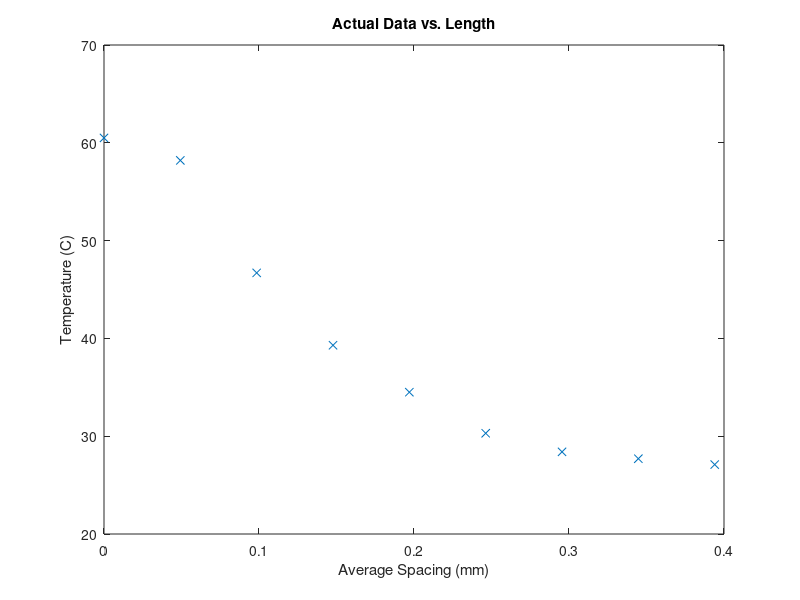
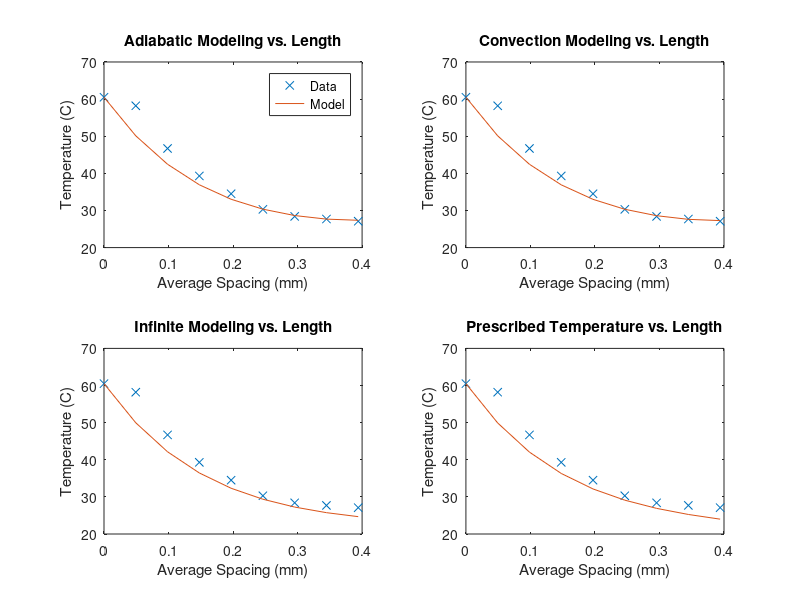

Here is the MATLAB script that generated these plots, in order:
% Lab 5

aveDia = 0.00955; %m
kSlope = (137-110)/(400-300); %HT Textbook
k = 119.09; %at 60.5C for Brass
Ac = (pi/4)*(aveDia)^2; %m^02
L = 0.394; %m OA length
P = pi*aveDia; %perimeter (m)
Tb = 60.5; %C at base IR
Tt = 24.0; %C at tip IR
aveSpa = 0.05018; %m
h = 12; % W/(m^2 * K)Free Convection - textbook estimate
TAir = 22; % C
thetaB = (Tb - TAir);

m = sqrt(h*P/(k*Ac));

x = 0:L/8:L; %close to aveSpa


%constant Conductivity of Material (k) for reference
Ts_Convection_constant_k = ((cosh(m*(L-(x)))+(h/(m*k))*sinh(m*(L-(x))))/(cosh(m*L)+(h/(m*k))*sinh(m*L)))*(thetaB) + TAir;
Ts_Adiabatic_constant_k = cosh(m*(L-x))/(cosh(m*L))*thetaB + TAir;
Ts_Prescribed_Temperature_constant_k = (((Tt-TAir)/thetaB)*sinh(m*x)+sinh(m*(L-x)))/(sinh(m*L))*thetaB+TAir;
Ts_Infinite_constant_k = exp(-m*x)*(thetaB) + TAir;


%below attempts to get the best possible results with a changing Conductivity of Material (k) with
%respect to location. This also changes m since m=f(k)


%make some empty arrays
Ts_Convection= zeros(1,length(x));
Ts_Adiabatic= zeros(1,length(x));
Ts_Prescribed_Temperature= zeros(1,length(x));
Ts_Infinite= zeros(1,length(x));


%just the EQ %model_convection = (cosh(m(L-x))+(h/(m*k))*sinh(m*(L-x)))/(cosh(m*L)+(h/(m*k))*sinh(m*L));
for i2=1:length(x)
   Ts_Convection(i2) = ((cosh(m*(L-(x(i2))))+(h/(m*k))*sinh(m*(L-(x(i2)))))/(cosh(m*L)+(h/(m*k))*sinh(m*L)))*(thetaB) + TAir;
   k = kSlope*((Ts_Convection(i2)+273.15)-300)+110;
   m=sqrt(h*P/(k*Ac));
end

disp('Ts_Convection')
disp(Ts_Convection)

%%%%
%reset m to normal values
k = 119.09;
m = sqrt(h*P/(k*Ac)); 


for i3=1:length(x)
   Ts_Adiabatic(i3) = cosh(m*(L-x(i3)))/(cosh(m*L))*thetaB + TAir;
   k = kSlope*((Ts_Adiabatic(i3)+273.15)-300)+110;
   m=sqrt(h*P/(k*Ac));
end

disp('Ts_Adiabatic')
disp(Ts_Adiabatic)

%%%%
%reset m to normal values
k = 119.09;
m = sqrt(h*P/(k*Ac)); 


for i4=1:length(x)
   Ts_Prescribed_Temperature(i4) = (((Tt-TAir)/thetaB)*sinh(m*x(i4))+sinh(m*(L-x(i4))))/(sinh(m*L))*thetaB+TAir;
   k = kSlope*((Ts_Convection(i4)+273.15)-300)+110;
   m=sqrt(h*P/(k*Ac));
end

disp('Ts_Prescribed_Temperature')
disp(Ts_Prescribed_Temperature)

%%%%
%reset m to normal values
k = 119.09;
m = sqrt(h*P/(k*Ac)); 

for i=1:length(x)
   Ts_Infinite(i) = exp(-m*x(i))*(thetaB) + TAir;
   k = kSlope*((Ts_Infinite(i)+273.15)-300)+110;
   m=sqrt(h*P/(k*Ac));
end

disp('Ts_Infinite')
disp(Ts_Infinite)

Data = [60.5 58.2 46.7 39.3 34.5 30.3 28.4 27.7 27.1]

figure(1)
plot(x,Data,'x')
title('Actual Data vs. Length')
xlabel('Average Spacing (mm)')
ylabel('Temperature (C)')

figure(2)
subplot(2,2,1)
plot(x,Data,'x',x,Ts_Adiabatic)
title('Adiabatic Modeling vs. Length')
xlabel('Average Spacing (mm)')
ylabel('Temperature (C)')
legend('Data','Model')

subplot(2,2,2)
plot(x,Data,'x',x,Ts_Convection)
title('Convection Modeling vs. Length')
xlabel('Average Spacing (mm)')
ylabel('Temperature (C)')

subplot(2,2,3)
plot(x,Data,'x',x,Ts_Infinite)
title('Infinite Modeling vs. Length')
xlabel('Average Spacing (mm)')
ylabel('Temperature (C)')

subplot(2,2,4)
plot(x,Data,'x',x,Ts_Prescribed_Temperature)
title('Prescribed Temperature vs. Length')
xlabel('Average Spacing (mm)')
ylabel('Temperature (C)')


figure(1)